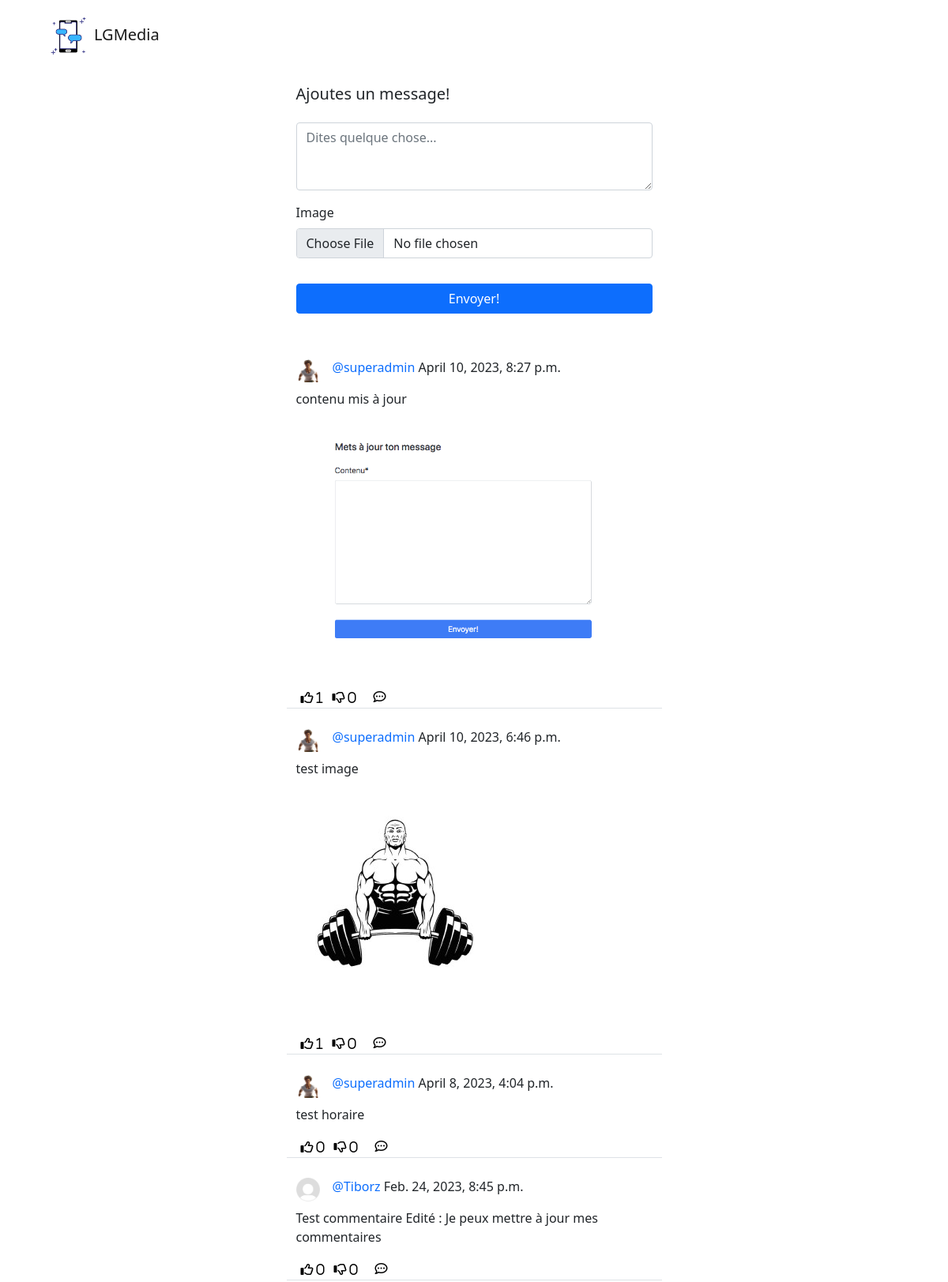
Page /social/ (upper part) on the earlier database version.
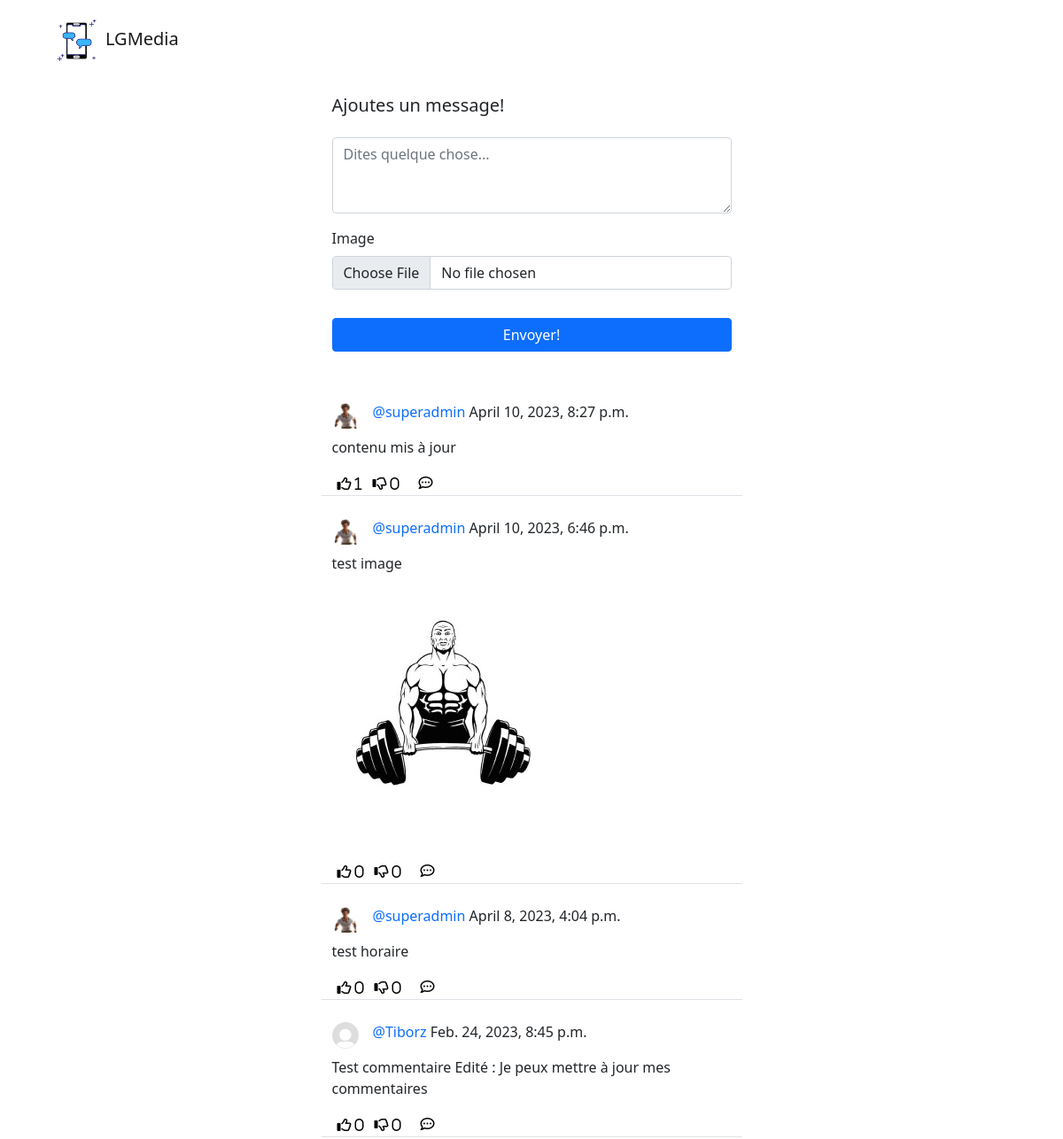
Same page on the later database version.
### social/models.py (models this page shows)
class Post(models.Model):
    idPost = models.AutoField(primary_key=True)
    contenu = models.TextField()
    image = models.ImageField(upload_to='uploads/post_photos', blank=True, null=True)
    sendingTime = models.DateTimeField(default=timezone.now)
    auteur = models.ForeignKey(User, on_delete=models.CASCADE)
    likes = models.ManyToManyField(User, blank=True, related_name='likes')
    dislikes = models.ManyToManyField(User, blank=True, related_name='dislikes')

class UserProfile(models.Model):
	user = models.OneToOneField(User, primary_key=True, verbose_name='user', related_name='profile', on_delete=models.CASCADE)
	name = models.CharField(max_length=30, blank=True, null=True)
	bio = models.TextField(max_length=500, blank=True, null=True)
	birth_date=models.DateField(null=True, blank=True)
	location = models.CharField(max_length=100, blank=True, null=True)
	picture = models.ImageField(upload_to='uploads/profile_pictures', default='uploads/profile_pictures/default.png', blank=True)
	followers = models.ManyToManyField(User, blank=True, related_name='followers')

### social/views.py (the view, shortened to what this page needs)
# urls.py: path('', PostListView.as_view(), name='post-list'),
class PostListView(View):
    def get(self, request, *args, **kwargs): #args et kwargs permettent de passer plusieurs arguments ou des arguments de mots-clés à une fonction
        posts = Post.objects.all().order_by('-sendingTime') # SELECT * FROM Post ORDER BY sendingTime
        form = PostForm()
        context = {
            'post_list': posts,
            'form': form,
        }
        return render(request, 'social/post_list.html', context)

### social/forms.py
class PostForm(forms.ModelForm):
    contenu = forms.CharField(
        label='',
        widget=forms.Textarea(attrs={
            'rows': '3',
            'placeholder': 'Dites quelque chose...'
            }))
    image = forms.ImageField(required=False)
    class Meta:
        model = Post
        fields = ['contenu','image']

### social/templates/social/post_list.html (shortened to what this page needs)
{% extends 'landing/base.html' %}
{% load crispy_forms_tags %}
{% block content %}
    <div class="container">
        <div class="row justify-content-center mt-3">
            <div class="col-md-5 col-sm-12">
                <h5>Ajoutes un message!</h5>
            </div>
        </div>
        <div class="row justify-content-center mt-3 mb-5">
            <div class="col-md-5 col-sm-12">
                <form method="POST" enctype="multipart/form-data">
                    {{ form | crispy }}
                    <div class="d-grid gap-2">
                        <button class="btn btn-primary mt-3">Envoyer!</button>
                    </div>
                </form>
            </div>
        </div>
        {% for post in post_list %}
        <div class="row justify-content-center mt-3">
            <div class="col-md-5 col-sm-12 border-bottom">
                <div class="d-flex align-items-center">
                    <a href="{% url 'profile' post.auteur.profile.pk %}">
                        <img class="round-circle post-pdp" height="30" width="30" src="{{ post.auteur.profile.picture.url }}" />
                    </a>
                    <p class="post-text">
                        <a class="text-primary post-link" href="{% url 'profile' post.auteur.profile.pk %}">@{{ post.auteur }}</a> {{ post.sendingTime }}
                    </p>
                </div>
                <div class="position-relative">
                    <p>{{ post.contenu }}</p>
                    {% if post.image %}
                    <img src="{{ post.image.url }}" class="post-image"/>
                    {% endif %}
                </div>
                <div class="d-flex flex-row">
                    <form method="POST" action="{% url 'like' post.pk %}">
                        <button style="background-color: transparent; border: none; box-shadow: none;" type="submit">
                            {% if request.user in post.likes.all %}
                            <i class="fa-solid fa-thumbs-up"> <span>{{ post.likes.all.count }}</span></i>
                            {% else %}
                            <i class="far fa-thumbs-up"> <span>{{ post.likes.all.count }}</span></i>
                            {% endif %}
                        </button>
                    </form>
                    <form method="POST" action="{% url 'dislike' post.pk %}">
                        <button style="background-color: transparent; border: none; box-shadow: none;" type="submit">
                            {% if request.user in post.dislikes.all %}
                            <i class="fa-solid fa-thumbs-down"> <span>{{ post.dislikes.all.count }}</span></i>
                            {% else %}
                            <i class="far fa-thumbs-down"> <span>{{ post.dislikes.all.count }}</span></i>
                            {% endif %}
                        </button>
                    </form>
                    <a class="px-3" style="background-color: transparent; border: none; box-shadow: none;" href="{% url 'post-detail' post.pk %}"><i class="far fa-comment-dots" style="color:black;"></i></a>
                </div>
            </div>
        </div>
        {% endfor %}
    </div>
{% endblock content %}

Differences in the rows shown:
changed Post "April 10, 2023, 8:27 p.m.": image: picture removed
computed for Post "April 10, 2023, 6:46 p.m.": likes.all.count "1" → "0"
